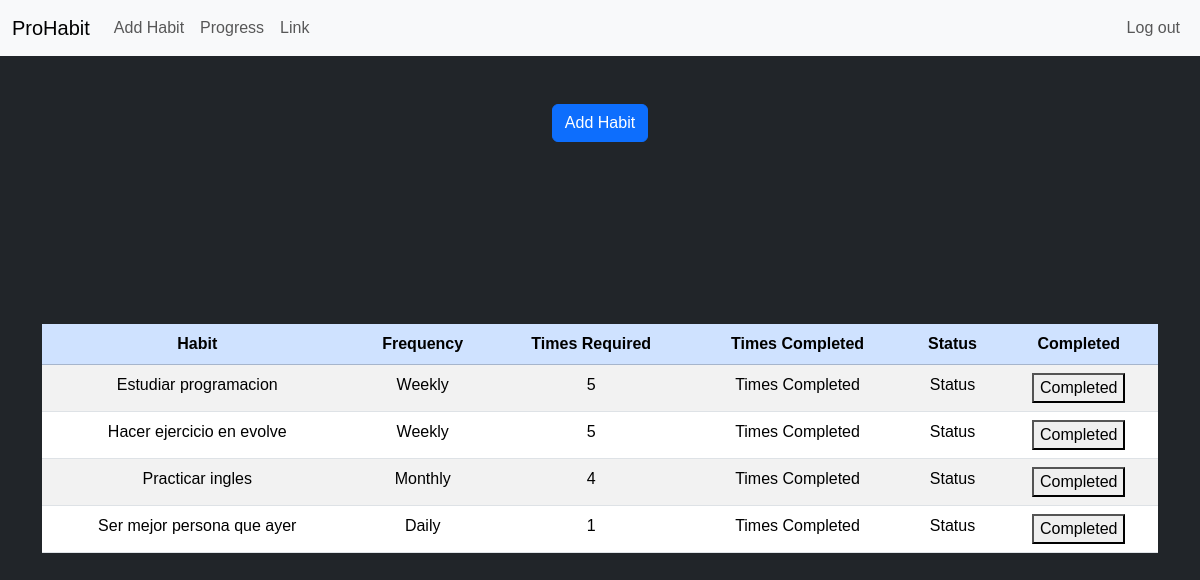
The page / (signed in) on the database its author committed.
### tables this page shows
CREATE TABLE habits (
    id INTEGER,
    habit TEXT NOT NULL,
    frequency TEXT NOT NULL,
    times INTEGER NOT NULL,
    user_id INTEGER NOT NULL,
    PRIMARY KEY(id),
    FOREIGN KEY(user_id) REFERENCES users(id)
);

### app.py (the view)
@app.route("/")
def index():
    conn = db.connect()
    user_habits = conn.execute(text("SELECT * FROM habits WHERE user_id = :user_id"), {"user_id": session["user_id"]}).mappings().fetchall()
    return render_template("index.html", user_habits=user_habits)

### app.py (called while the page is built)
@app.before_request
def require_login():
    routes = ["/", "/add_habit"]
    if session.get("user_id") is None and request.path in routes:
        return redirect("/login")

### templates/index.html (shortened to what this page needs)
{% extends "layout.html" %}
{% block main %}
    <button class="btn btn-primary mb-4" id="show_form">Add Habit</button>
    <div>
        <table class="table table-striped table-hover">
            <thead class="table-primary">
                <tr>
                    <th>Habit</th>
                    <th>Frequency</th>
                    <th>Times Required</th>
                    <th>Times Completed</th>
                    <th>Status</th>
                    <th>Completed</th>
                </tr>
            </thead>
            <tbody>
                {% for habit in user_habits %}
                <tr>
                    <td> {{ habit.habit }} </td>
                    <td> {{ habit.frequency }} </td>
                    <td> {{ habit.times }} </td>
                    <td> Times Completed </td>
                    <td> Status </td>
                    <td>
                        <button class="mark-btn" data-habit-id="{{ habit.id }}">Completed</button>
                    </td>
                </tr>
                {% endfor %}
            </tbody>
        </table>
    </div>
{% endblock %}

### templates/layout.html (shortened to what this page needs)
<!DOCTYPE html>
<html lang="en">
<head>
    <link href="https://cdn.jsdelivr.net/npm/bootstrap@5.3.5/dist/css/bootstrap.min.css" rel="stylesheet">
    <link rel="stylesheet" href="/static/styles.css">
</head>
<body>
    <nav class="navbar navbar-expand-lg bg-body-tertiary">
        <div class="container-fluid">
            <a class="navbar-brand" href="/">ProHabit</a>
            <div class="collapse navbar-collapse" id="navbarSupportedContent">
                {% if session["user_id"] %}
                <ul class="navbar-nav me-auto mb-2 mb-lg-0">
                    <li class="nav-item"><a class="nav-link" href="#">Add Habit</a></li>
                    <li class="nav-item"><a class="nav-link" href="#">Progress</a></li>
                    <li class="nav-item"><a class="nav-link" href="#">Link</a></li>
                </ul>
                <ul class="navbar-nav ms-auto mb-2 mb-lg-0">
                    <li class="nav-item"><a class="nav-link" href="/logout">Log out</a></li>
                </ul>
                {% else %}
                <ul class="navbar-nav ms-auto mb-2 mb-lg-0">
                    <li class="nav-item"><a class="nav-link" href="/login">Log In</a></li>
                    <li class="nav-item"><a class="nav-link" href="/register">Register</a></li>
                </ul>
                {% endif %}
            </div>
        </div>
    </nav>
</body>
<main class="container py-5 text-center">
    {% block main %}{% endblock %}
</main>
</html>

### static/styles.css (style rules this page uses)
:root { --bg-dark: #212529; --text-light: #E9ECEF; --accent-color: #4e4e4e; --border-color: #495057; }
body { background-color: var(--bg-dark); color: var(--text-light); font-family: Arial, sans-serif; }

### rows shown on the page
habits: habit "Estudiar programacion", frequency "Weekly"
habits: habit "Hacer ejercicio en evolve", frequency "Weekly"
habits: habit "Practicar ingles", frequency "Monthly"
habits: habit "Ser mejor persona que ayer", frequency "Daily"

### other values the page prints
{{ habit.times }} "5" "5" "4" "1"
